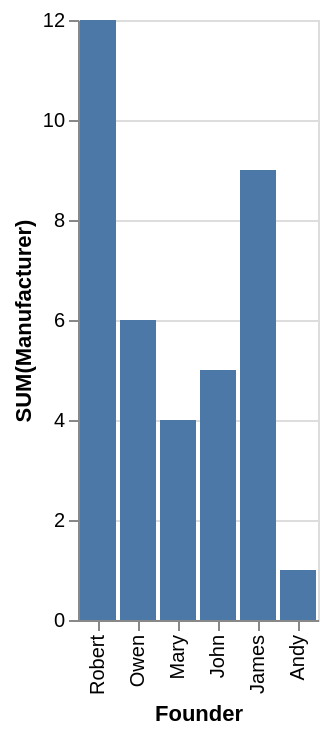

Vega-Lite specification for this chart:
### Vega-Lite specification from a JSON file in a GitHub repository (floating-point values rounded to 4 significant figures)
{"data": {"values": [{"x_data": "Robert", "y_data": 12}, {"x_data": "Owen", "y_data": 6}, {"x_data": "Mary", "y_data": 4}, {"x_data": "John", "y_data": 5}, {"x_data": "James", "y_data": 9}, {"x_data": "Andy", "y_data": 1}]}, "mark": "bar", "encoding": {"x": {"field": "x_data", "type": "nominal", "title": "Founder", "sort": "descending"}, "y": {"field": "y_data", "type": "quantitative", "title": "SUM(Manufacturer)"}}}
